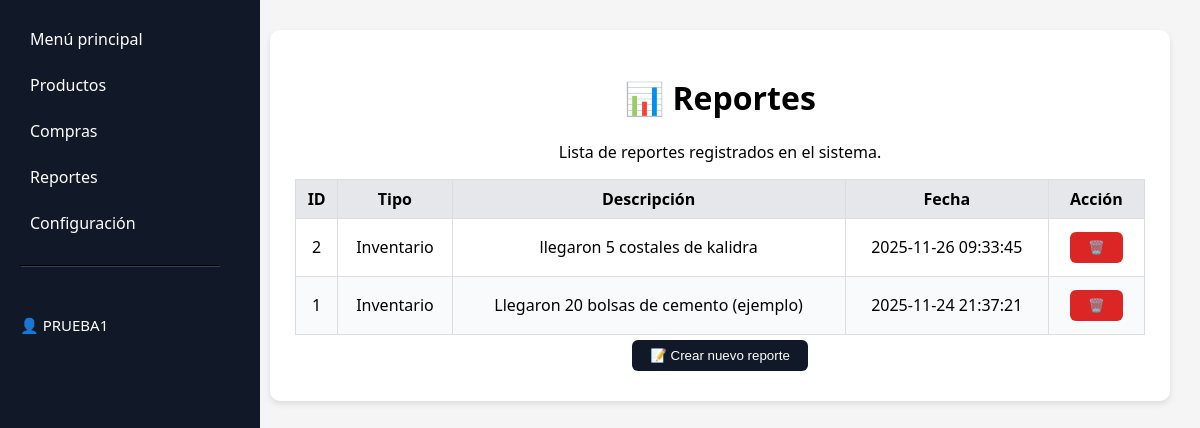
Page /reportes (signed in) on the committed database.
### tables this page shows
CREATE TABLE reportes (
    id INTEGER PRIMARY KEY AUTOINCREMENT,
    tipo TEXT NOT NULL,
    descripcion TEXT NOT NULL,
    fecha TEXT NOT NULL
);

### app.py (the view)
    def wrapper(*args, **kwargs):
        if "usuario_id" not in session:
            flash("🔐 Inicia sesión para continuar")
            return redirect(url_for("login"))
        return func(*args, **kwargs)

### app.py (called while the page is built)
def t(key: str) -> str:
    lang = session.get("lang", "es")
    return IDIOMAS.get(lang, IDIOMAS["es"]).get(key, key)

def conexion():
    os.makedirs("data", exist_ok=True)
    conn = sqlite3.connect("data/ventas.db")
    return conn

def login_requerido(func):
    def wrapper(*args, **kwargs):
        if "usuario_id" not in session:
            flash("🔐 Inicia sesión para continuar")
            return redirect(url_for("login"))
        return func(*args, **kwargs)
    wrapper.__name__ = func.__name__
    return wrapper

@app.route("/reportes")
@login_requerido
def reportes():
    conn = conexion()
    cur = conn.cursor()
    cur.execute("SELECT id, tipo, descripcion, fecha FROM reportes ORDER BY fecha DESC")
    datos = cur.fetchall()
    conn.close()
    return render_template("reportes.html", reportes=datos)

### templates/reportes.html (shortened to what this page needs)
{% extends "base.html" %}
{% block content %}
<div class="card center">
    <h1>📊 {{ t("reports_title") }}</h1>
    <p>{{ t("reports_desc") }}</p>
    <table>
        <thead>
            <tr>
                <th>{{ t("reports_table_id") }}</th>
                <th>{{ t("reports_table_type") }}</th>
                <th>{{ t("reports_table_desc") }}</th>
                <th>{{ t("reports_table_date") }}</th>
                <th>{{ t("reports_table_action") }}</th>
            </tr>
        </thead>
        <tbody>
            {% if reportes %}
                {% for r in reportes %}
                <tr>
                    <td>{{ r[0] }}</td>
                    <td>{{ r[1] }}</td>
                    <td>{{ r[2] }}</td>
                    <td>{{ r[3] }}</td>
                    <td>
                        <form action="{{ url_for('eliminar_reporte', id=r[0]) }}"
                              method="POST">
                            <button type="submit" style="background:#dc2626;">🗑️</button>
                        </form>
                    </td>
                </tr>
                {% endfor %}
            {% else %}
                <tr>
                    <td colspan="5">{{ t("reports_none") }}</td>
                </tr>
            {% endif %}
        </tbody>
    </table>
    <a href="{{ url_for('nuevo_reporte') }}">
        <button id="btn-generar">📝 {{ t("reports_add_btn") }}</button>
    </a>
</div>
{% endblock %}

### static/styles.css (style rules this page uses)
body { font-family: "Segoe UI", sans-serif; background-color: #f5f5f5; margin: 0; padding: 0; }
.card { background: white; border-radius: 10px; box-shadow: 0 3px 6px rgba(0, 0, 0, 0.1); padding: 25px; margin-bottom: 20px; }
.center { text-align: center; }
button { background-color: #111827; color: white; border: none; padding: 8px 18px; border-radius: 6px; cursor: pointer; margin: 5px; }
table { width: 100%; border-collapse: collapse; margin-top: 15px; }
th, td { border: 1px solid #ddd; padding: 8px; text-align: center; }
th { background-color: #e5e7eb; }
tr:nth-child(even) td { background-color: #f9fafb; }

### rows in the picture
reportes: id "2", tipo "Inventario", descripcion "llegaron 5 costales de kalidra", fecha "2025-11-26 09:33:45"
reportes: id "1", tipo "Inventario", descripcion "Llegaron 20 bolsas de cemento (ejemplo)", fecha "2025-11-24 21:37:21"

### other values in the picture
{{ t("menu_home") }} "Menú principal"
{{ t("menu_products") }} "Productos"
{{ t("menu_sales") }} "Compras"
{{ t("menu_reports") }} "Reportes"
{{ t("menu_settings") }} "Configuración"
{{ session["usuario_nombre"] }} "PRUEBA1"
{{ t("reports_title") }} "Reportes"
{{ t("reports_desc") }} "Lista de reportes registrados en el sistema."
{{ t("reports_table_id") }} "ID"
{{ t("reports_table_type") }} "Tipo"
{{ t("reports_table_desc") }} "Descripción"
{{ t("reports_table_date") }} "Fecha"
{{ t("reports_table_action") }} "Acción"
{{ t("reports_add_btn") }} "Crear nuevo reporte"
